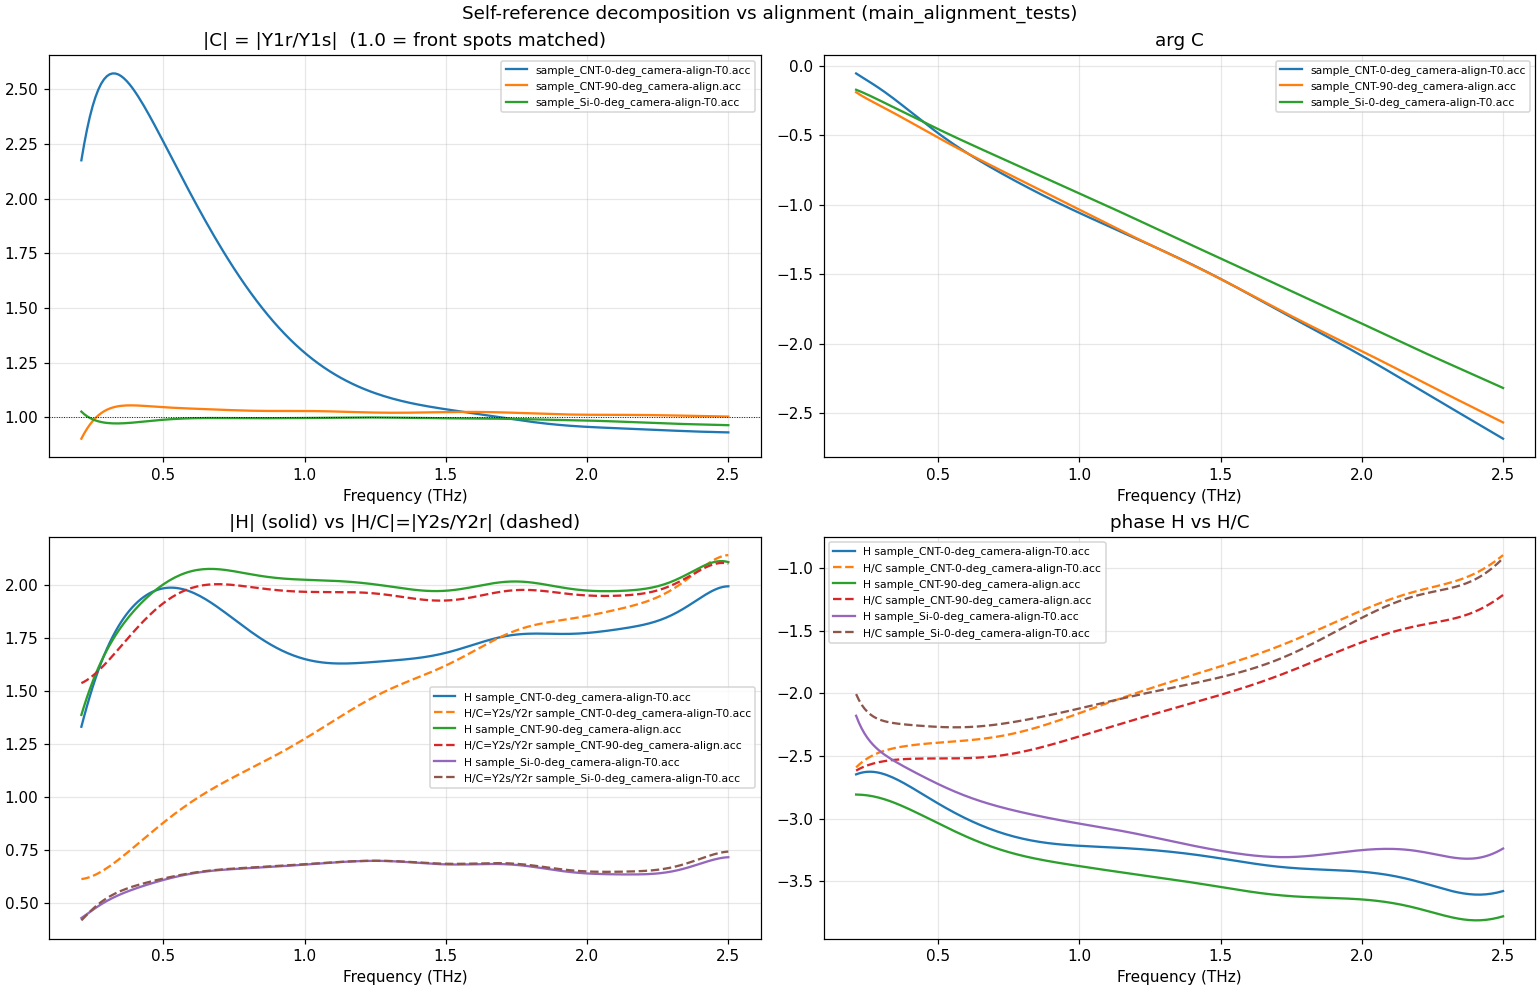

Reproduce this figure in Python.
"""Audit: does the self-reference C = Y1_r/Y1_s diagnose (and correct) misalignment?

Physical claim under test (Samuel, 2026-06-24): the SiO2 window faces are not flat,
so the front (Y1) and back (Y2) reflections separate at the parabolic focus. The back
reflection (the sample) is meticulously aligned to the gate focus, so its detection
response D2 is matched between sample and reference. The FRONT spot lands differently
when the window is rotated (CNT-0deg vs CNT-90deg), so D1 differs between acquisitions.

Math consequence:  H_selfref = (Y2s/Y1s)/(Y2r/Y1r) = (Y2s/Y2r) * (Y1r/Y1s) = (Y2s/Y2r) * C.
So  H_selfref / C  ==  Y2s/Y2r  (the direct back-reflection ratio). If D2 is matched and
only the front spot drifts, Y2s/Y2r is the clean estimator and C is exactly the corruption
the front-pulse referencing injects. This script checks that against the real data.
"""
from __future__ import annotations
import os, sys
import numpy as np
import matplotlib
matplotlib.use('Agg')
import matplotlib.pyplot as plt

REPO = r'C:\Users\Samuel\matchbook\thz'
sys.path.insert(0, REPO)
from dataset_core import DataSet
from dataset_core.adapters import thz_adapter as thz

DATA = r'C:\Users\Samuel\Data\THz\Sam\2026-06-24_refl_testing\main_alignment_tests'
OUT = os.path.join(REPO, 'explorations', 'reflection_phase_and_windowing')

config = {
    "general": {"show_graph": False},
    "geometry": {"theta_external_deg": 45.0, "polarization": "s", "n_sio2": 1.95},
    "regions": {"first_reflection": (152.5, 159), "second_reflection": (177, 183.8)},
    "centering": {"mode": "crop"},
    "window": {"type": "hann", "alpha": 1.0, "half_width_ps": 3.0},
    "pad": {"extend_factor": 1.0},
    "fft": {"norm": "backward", "amplitude_scale": 1.0, "n_fft": 2000},
    "transfer": {"self_reference": True, "apply_snr_mask": True,
                 "min_ref_amp_rel": 1e-3, "regularization_eps": 1e-30, "unwrap_phase": True},
    "mask": {"snr_thresh_db": 10, "tail_fraction": 0.25, "min_contiguous_bins": 3},
    "derive": {"eps_background": 11.7},
}

dataset = DataSet(DATA, config=config)
dataset.load_all_data()
print("loaded:", sorted(dataset.data.data_dict.keys()))
thz.build_full_trace_reflection(dataset)
dataset.group_files(keywords=['type'])
thz.subtract_baseline(dataset)
thz.define_reflection_regions(dataset, config)
thz.window_pulses_fixed_width(dataset, half_width_ps=3.0, show_graph=False)
n_fft = config['fft']['n_fft']
thz.fft_spectrum(dataset, segment='second_reflection', n_fft=n_fft)
thz.fft_spectrum(dataset, segment='first_reflection', n_fft=n_fft)
thz.transfer_function(dataset, ref_type='reference')

# collect decomposition per sample
fig, axes = plt.subplots(2, 2, figsize=(14, 9), layout='constrained')
fig.suptitle('Self-reference decomposition vs alignment (main_alignment_tests)')
summary = []
for fname, obj in dataset.data.items():
    if dataset.data.is_reference(fname):
        continue
    p = obj.processing_dict
    diag = p.get('transfer_metrics', {}).get('diagnostics', {})
    f = p.get('fft_freq')
    H = p.get('transfer_H')
    C = p.get('selfref_correction')          # Y1r/Y1s
    Ws = diag.get('W_samp'); Wr = diag.get('W_ref')
    if H is None or C is None:
        continue
    fthz = f * 1e-12
    band = (fthz >= 0.2) & (fthz <= 2.5)
    H_corr = H / C                            # == Y2s/Y2r
    finiteC = np.isfinite(C) & band
    Cmag = np.abs(C)[finiteC]
    summary.append((fname, np.nanmedian(Cmag), np.nanstd(Cmag),
                    np.nanmedian(np.abs(np.angle(C)[finiteC]))))
    axes[0,0].plot(fthz[band], np.abs(C)[band], label=fname)
    axes[0,1].plot(fthz[band], np.angle(C)[band], label=fname)
    axes[1,0].plot(fthz[band], np.abs(H)[band], label=f'H {fname}')
    axes[1,0].plot(fthz[band], np.abs(H_corr)[band], '--', label=f'H/C=Y2s/Y2r {fname}')
    axes[1,1].plot(fthz[band], np.unwrap(np.angle(H))[band], label=f'H {fname}')
    axes[1,1].plot(fthz[band], np.unwrap(np.angle(H_corr))[band], '--', label=f'H/C {fname}')

axes[0,0].set_title('|C| = |Y1r/Y1s|  (1.0 = front spots matched)'); axes[0,0].axhline(1.0, color='k', lw=0.6, ls=':')
axes[0,1].set_title('arg C')
axes[1,0].set_title('|H| (solid) vs |H/C|=|Y2s/Y2r| (dashed)')
axes[1,1].set_title('phase H vs H/C')
for ax in axes.flat:
    ax.set_xlabel('Frequency (THz)'); ax.grid(alpha=0.3); ax.legend(fontsize=7)
fig.savefig(os.path.join(OUT, 'audit_C_alignment_recovery.png'), dpi=110)
print("\n=== C = Y1_r/Y1_s summary (0.2-2.5 THz band) ===")
print(f"{'sample':45s} {'med|C|':>8s} {'std|C|':>8s} {'med|argC|(rad)':>14s}")
for name, med, std, ph in summary:
    print(f"{name:45s} {med:8.3f} {std:8.3f} {ph:14.3f}")
print("\nsaved audit_C_alignment_recovery.png")
